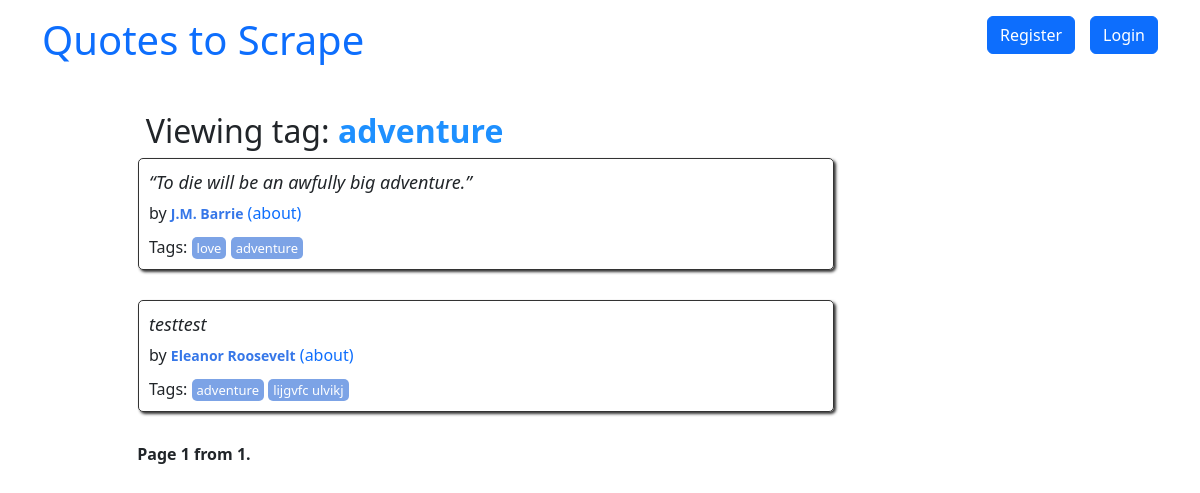
/tag/adventure/, run on an earlier commit of the app's database.
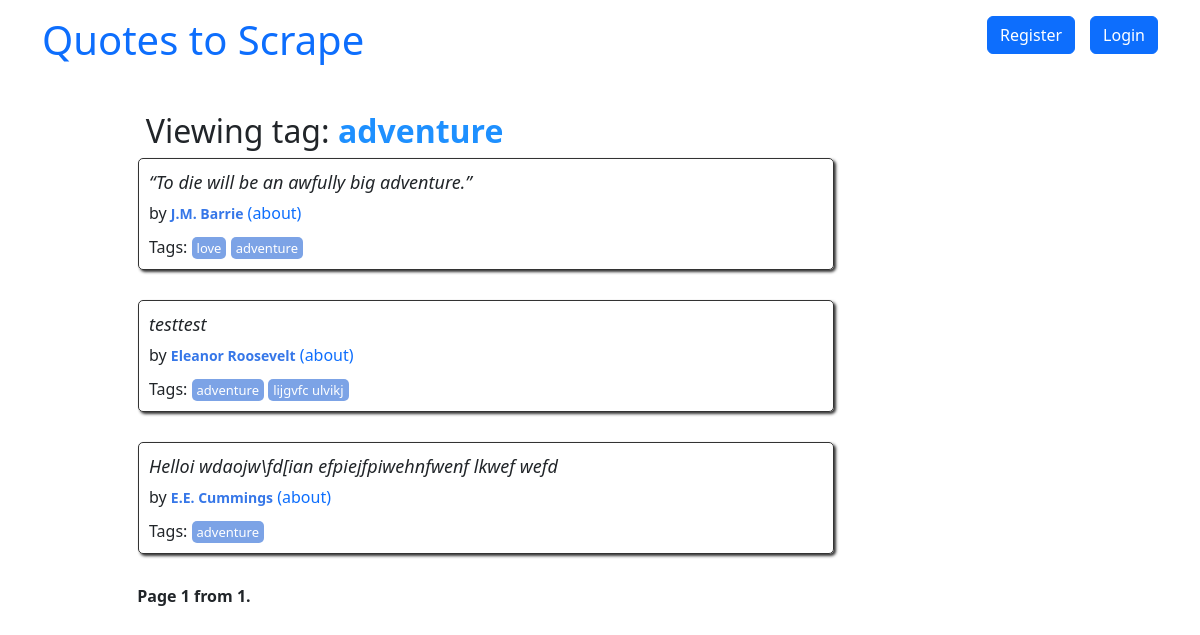
And on a later commit of the database.
### quotes/models.py (models this page shows, shortened)
class Tag(models.Model):
    name = models.CharField(max_length=60, null=False, unique=True)
    class Meta:
        verbose_name_plural = "Tags"
        verbose_name = "Tag"

class Quote(models.Model):
    user = models.ForeignKey(User, on_delete=models.CASCADE, default=None, null=True)
    quote = models.TextField()
    tags = models.ManyToManyField(Tag)
    author = models.ForeignKey(Author, on_delete=models.CASCADE, default=None, null=True)
    created_at = models.DateTimeField(auto_now_add=True)

class Author(models.Model):
    fullname = models.CharField(max_length=50)
    born_date = models.CharField(max_length=50)
    born_location = models.CharField(max_length=150)
    description = models.TextField()
    user = models.ForeignKey(User, on_delete=models.CASCADE, default=None, null=True)
    created_at = models.DateTimeField(auto_now_add=True)

### quotes/views.py (the view)
# urls.py: path('tag/<str:tag_name>/', views.TagQuotesView.as_view(), name='tag_quotes'),
class TagQuotesView(View):
    template_name = 'quotes/tag_quotes.html'
    quotes_per_page = 10
    def get(self, request, *args, **kwargs):
        tag_name = kwargs['tag_name']
        top_tags = Tag.objects.annotate(tag_count=Count("quote")).order_by("-tag_count")[:10]
        tag = get_object_or_404(Tag, name=tag_name)
        quotes_with_tag = get_list_or_404(Quote.objects.filter(tags=tag))
        paginator = Paginator(quotes_with_tag, self.quotes_per_page)
        page = request.GET.get('page')
        try:
            quotes_per_page = paginator.page(page)
        except (PageNotAnInteger, EmptyPage):
            quotes_per_page = paginator.page(1)
        context = {
            'tag_name': tag_name,
            'quotes_with_tag': quotes_per_page,
            "top_tags": top_tags
        }
        return render(request, self.template_name, context)

### quotes/templates/quotes/tag_quotes.html (shortened to what this page needs)
{% extends 'quotes/base.html' %}
{% load extract_authors %}
{% block content %}
<div class="author-details ms-5" style="margin-left: 10%;">
    <h2 class="author-title" style="margin-left: 5%;">
        Viewing tag: <b style="color:dodgerblue;">{{ tag_name }}</b>
    </h2>
    <div class="col-md-8">
        {% for quote in quotes_with_tag %}
        <div class="quote ms-5" itemscope="" itemtype="http://schema.org/CreativeWork">
            <span class="text" itemprop="text"> {{quote.quote}}
            </span>
            <span>by <small class="author" itemprop="author">{{ quote.author.fullname }}</small><a href="{% url 'quotes:author_detail' id=quote.author.id %}" target="_self"> (about)</a></span>
            <div class="tags">
                Tags:
                {% for tag in quote.tags.all %}
                <a class="tag" href="{% url 'quotes:tag_quotes' tag_name=tag.name %}">{{ tag.name }}</a>
                {% endfor %}
            </div>
        </div>
        {% endfor %}
        <nav>
            <div class="pagination" class="mb-3">
                <span class="step-links" style="margin-left: 5%;">
                    <span class="current" style="margin: 0 10px;"><strong>Page {{ quotes_with_tag.number }} from {{ quotes_with_tag.paginator.num_pages }}.</strong></span>
                </span>
            </div>
        </nav>
    </div>
</div>
{% endblock %}

### quotes/templates/quotes/base.html (shortened to what this page needs)
<!DOCTYPE html>
<html lang="en">
<head>
    <link href="https://cdn.jsdelivr.net/npm/bootstrap@5.3.3/dist/css/bootstrap.min.css" rel="stylesheet"
>
    {% load static %}
    <link rel="stylesheet" href="{% static 'quotes/styles.css' %}">
</head>
<body>
<div class="container">
    <div class="row header-box pt-3 mb-3">
        <div class="col-md-8" style="padding-bottom: 40px;">
            <h1><a href="/" style="text-decoration: none">Quotes to Scrape</a></h1>
        </div>
        <div class="col-md-4" style="flex-direction: row-reverse;">
            <div style="display: flex; gap: 15px">
                {% if user.is_authenticated %}
                <a href="{% url 'quotes:add_author' %}" class="btn btn-primary" style="height: 38px">Upload</a>
                <a href="{% url 'quotes:add_quote' %}" class="btn btn-primary" style="height: 38px">Add quote</a>
                <form action="{% url 'app_auth:logout' %}" method="post">
                    {% csrf_token %}
                    <button type="submit" class="btn btn-danger" style="margin-right: 15px">Log out</button>
                </form>
                {% else %}
                <p style="margin: 0px"><a class="btn btn-primary" href="{% url 'app_auth:signup' %}">Register</a></p>
                <p style="margin: 0px"><a class="btn btn-primary" href="{% url 'app_auth:signin' %}">Login</a></p>
                {% endif %}
            </div>
        </div>
            {% block content %}
            {% endblock %}
        </div>
</div>
</body>
</html>

### quotes/static/quotes/styles.css (style rules this page uses)
a { text-decoration: none; }
.quote { padding: 10px; margin-bottom: 30px; border: 1px solid #333333; border-radius: 5px; box-shadow: 2px 2px 3px #333333; }
.quote span.text { display: block; margin-bottom: 5px; font-size: large; font-style: italic; }
.quote small.author { font-weight: bold; color: #3677E8; }
.quote .tags { margin-top: 10px; }
.tag { padding: 2px 5px; border-radius: 5px; color: white; font-size: small; background-color: #7CA3E6; }
.col-md-4 { display: flex; gap: 15px; }
.col-md-4 { width: 33.33333333%; }

What changed in the data, as far as the page shows it:
added Quote: quote "Helloi wdaojw\\fd[ian efpiejfpiwehnfwenf lkwef wefd", author.fullname "E.E. Cummings", Tag (name "adventure")
